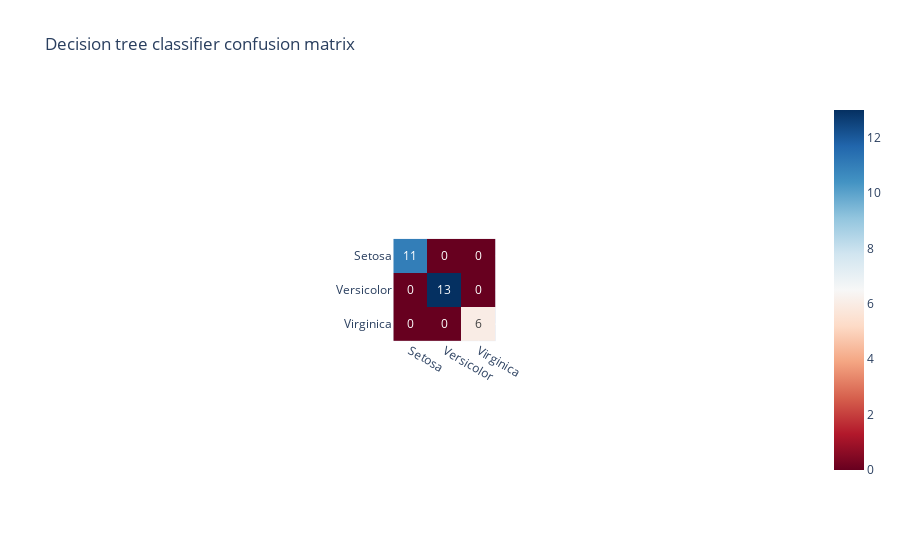

This figure's notebook cell:
### Code cell
matriz_confusao = confusion_matrix(y_test, y_pred2)
cm =px.imshow(matriz_confusao, text_auto=True,
         x=model2.classes_, y=model2.classes_, title='Decision tree classifier confusion matrix',
             color_continuous_scale='rdbu')
cm

### Figure 1 — Plotly figure (JSON) as saved in the notebook; plotly's stock layout.template omitted (floating-point values rounded to 4 significant figures)
{"data": [{"coloraxis": "coloraxis", "hovertemplate": "x: %{x}<br>y: %{y}<br>color: %{z}<extra></extra>", "name": "0", "texttemplate": "%{z}", "type": "heatmap", "x": ["Setosa", "Versicolor", "Virginica"], "xaxis": "x", "y": ["Setosa", "Versicolor", "Virginica"], "yaxis": "y", "z": [[11, 0, 0], [0, 13, 0], [0, 0, 6]]}], "layout": {"autosize": true, "coloraxis": {"colorscale": [[0, "rgb(103,0,31)"], [0.1, "rgb(178,24,43)"], [0.2, "rgb(214,96,77)"], [0.3, "rgb(244,165,130)"], [0.4, "rgb(253,219,199)"], [0.5, "rgb(247,247,247)"], [0.6, "rgb(209,229,240)"], [0.7, "rgb(146,197,222)"], [0.8, "rgb(67,147,195)"], [0.9, "rgb(33,102,172)"], [1, "rgb(5,48,97)"]]}, "title": {"text": "Decision tree classifier confusion matrix"}, "xaxis": {"anchor": "y", "autorange": true, "constrain": "domain", "domain": [0.4298, 0.5702], "range": [-0.5, 2.5], "scaleanchor": "y", "type": "category"}, "yaxis": {"anchor": "x", "autorange": true, "constrain": "domain", "domain": [0, 1], "range": [2.5, -0.5], "type": "category"}}}
